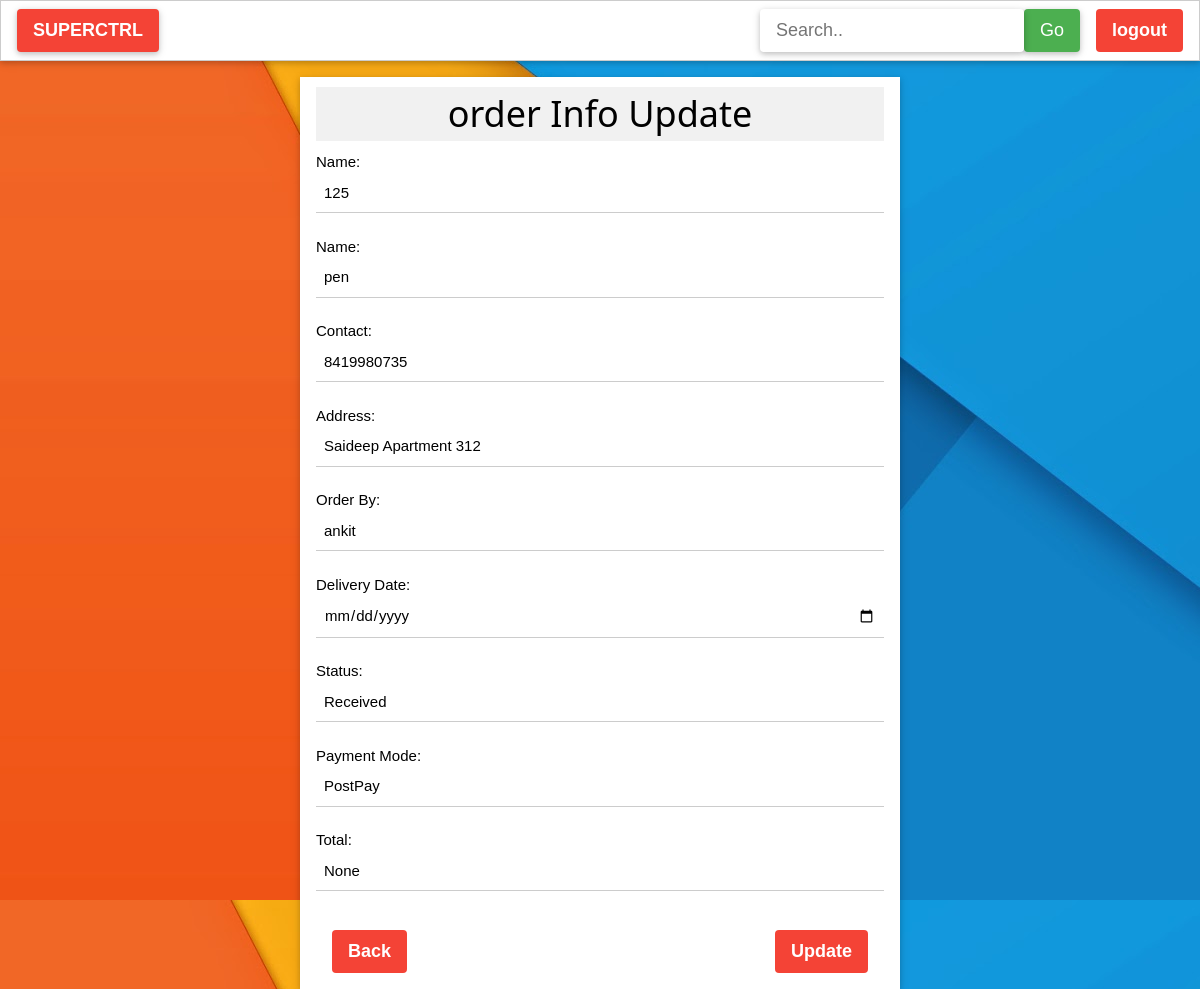
The app's page /order/edit/6/ (signed in) with its own data.
### shop/models.py (models this page shows, shortened)
class Order(models.Model):
    orderid=models.CharField(max_length=10)
    name=models.CharField(max_length=200)
    contact=models.IntegerField()
    orderby=models.CharField(max_length=100)
    address=models.CharField(max_length=1000)
    delivery_date=models.CharField(max_length=15)
    STATUS=(
        ('Received','Received'),
        ('Processing','Processing'),
        ('Completed','Completed'),
        ('Shipped','Shipped'),
        ('Delivered','Delivered')
    )
    status=models.CharField(choices=STATUS,default='Received',max_length=50)
    MODE=(
        ('PostPay','PostPay'),
        ('HalfPay','HalfPay'),
        ('PostPay','PostPay'),
    )
    paymentmode=models.CharField(choices=MODE,default='PostPay',max_length=10)
    price=models.IntegerField(null=True,blank=True)

### shop/views.py (the view)
# urls.py: url(r'^order/edit/(?P<id>\d+)/$',views.orderedit,name="orderedit"),
@login_required
def orderedit(request,id):
    order=Order.objects.get(id=id)
    return render(request,'shop/orderedit.html',{'order':order})

### shop/templates/shop/orderedit.html (shortened to what this page needs)
{% extends 'shop/base.html' %}
{% block order %}
<div class="w3-container w3-card w3-margin-top w3-white" style="width:50%;margin:0 auto">
        <form action="{% url 'orderupdate' order.id %}" method="POST">
            <h1 class="w3-center w3-light-grey">order Info Update</h1>
            <label>Name: </label>
            <input type="text" name="orderid" class="w3-input" value="{{order.orderid}}" required> <br>
            <label>Name: </label>
            <input type="text" name="name" class="w3-input" value="{{order.name}}" required> <br>
            <label>Contact: </label>
            <input type="text" name="contact"  class="w3-input"  value="{{order.contact}}" required> <br>
            <label>Address: </label>
            <input type="text" name="address"  class="w3-input" value="{{order.address}}" required> <br>
            <label>Order By: </label>
            <input type="text" name="orderby"  class="w3-input" value="{{order.orderby}}" required> <br>
            <label>Delivery Date: </label>
            <input type="date" name="delivery_date" class="w3-input" value="{{order.delivery_date}}"  required> <br>
            <label>Status: </label>
            <input type="text" name="status" class="w3-input" value="{{order.status}}" required> <br>
            <label>Payment Mode: </label>
            <input type="text" name="paymentmode" class="w3-input" value="{{order.paymentmode}}" required> <br>
            <label>Total: </label>
            <input type="text" name="total" class="w3-input" value="{{order.price}}" required> <br>
            <a href="{% url 'orders' %}"><button class="w3-button w3-red w3-round w3-left w3-margin w3-large"><strong>Back</strong></button></a>
            <button class="w3-button w3-red w3-round w3-right w3-margin w3-large" type="submit"><strong>Update</strong></button>
        </form>
    </div>
{% endblock order %}

### shop/static/shop/w3.css (style rules this page uses)
html { box-sizing:border-box }
*,*:before,*:after { box-sizing:inherit }
html { -ms-text-size-adjust:100%;-webkit-text-size-adjust:100% }
body { margin:0 }
a { background-color:transparent;-webkit-text-decoration-skip:objects }
button,input,select,textarea { font:inherit;margin:0 }
button,input { overflow:visible }
button,select { text-transform:none }
button,html [type=button],[type=reset],[type=submit] { -webkit-appearance:button }
html,body { font-family:Verdana,sans-serif;font-size:15px;line-height:1.5 }
html { overflow-x:hidden }
h1 { font-size:36px }
h1,h2,h3,h4,h5,h6 { font-family:"Segoe UI",Arial,sans-serif;font-weight:400;margin:10px 0 }
a { color:inherit }
.w3-btn,.w3-button { border:none;display:inline-block;padding:8px 16px;vertical-align:middle;overflow:hidden;text-decoration:none;color:inherit;background-color:inherit;text-align:center;cursor:pointer;white-space:nowrap }
.w3-btn,.w3-button { -webkit-touch-callout:none;-webkit-user-select:none;-khtml-user-select:none;-moz-user-select:none;-ms-user-select:none;user-select:none }
.w3-input { padding:8px;display:block;border:none;border-bottom:1px solid #ccc;width:100% }
.w3-container:after,.w3-container:before,.w3-panel:after,.w3-panel:before,.w3-row:after,.w3-row:before,.w3-row-padding:after,.w3-row-padding:before, .w3-cell-row:before,.w3-cell-row:after,.w3-clear:after,.w3-clear:before,.w3-bar:before,.w3-bar:after { content:"";display:table;clear:both }
.w3-round,.w3-round-medium { border-radius:4px }
.w3-container,.w3-panel { padding:0.01em 16px }
.w3-card,.w3-card-2 { box-shadow:0 2px 5px 0 rgba(0,0,0,0.16),0 2px 10px 0 rgba(0,0,0,0.12) }
.w3-large { font-size:18px!important }
.w3-center { text-align:center!important }
.w3-margin { margin:16px!important }
.w3-margin-top { margin-top:16px!important }
.w3-left { float:left!important }
.w3-right { float:right!important }
.w3-red,.w3-hover-red:hover { color:#fff!important;background-color:#f44336!important }
.w3-white,.w3-hover-white:hover { color:#000!important;background-color:#fff!important }
.w3-light-grey,.w3-hover-light-grey:hover,.w3-light-gray,.w3-hover-light-gray:hover { color:#000!important;background-color:#f1f1f1!important }

### records on screen
Order: orderid "125", name "pen", contact "8419980735", address "Saideep Apartment 312", orderby "ankit", status "Received", paymentmode "PostPay", total "None"
